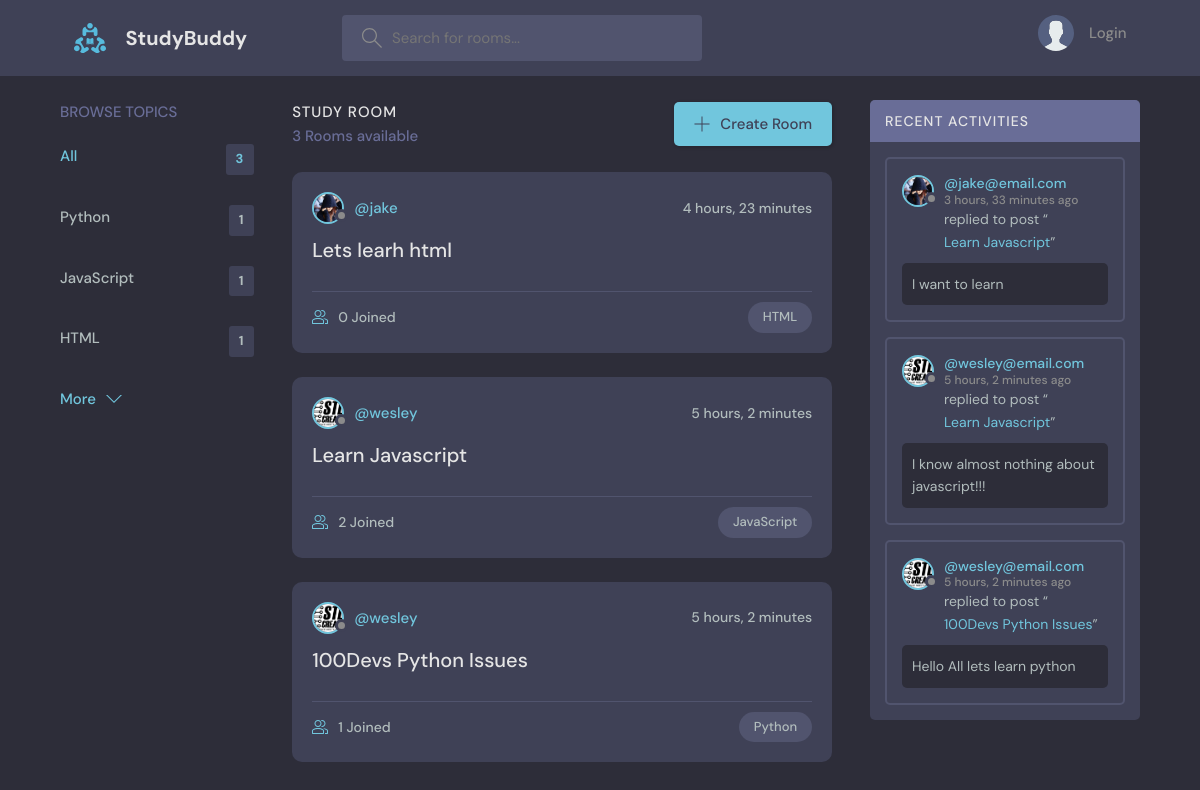
The page / on the database its author committed.
### base/models.py (models this page shows, shortened)
class Topic(models.Model):
    name = models.CharField(max_length=200)

class Room(models.Model):
    host = models.ForeignKey(User, on_delete=models.SET_NULL, null=True)
    topic = models.ForeignKey(Topic, on_delete=models.SET_NULL, null=True)
    name = models.CharField(max_length=200)
    description = models.TextField(null=True, blank=True)
    participants = models.ManyToManyField(
        User, related_name='participants', blank=True)
    updated = models.DateTimeField(auto_now=True)
    created = models.DateTimeField(auto_now_add=True)
    class Meta:
        ordering = ['-updated', '-created']
    def __str__(self):
        return self.name

class User(AbstractUser):
    name = models.CharField(max_length=200, null=True)
    email = models.EmailField(unique=True, null=True)
    bio = models.TextField(null=True)
    avatar = models.ImageField(null=True, default="avatar.svg")
    USERNAME_FIELD = 'email'
    REQUIRED_FIELDS = []

class Message(models.Model):
    user = models.ForeignKey(User, on_delete=models.CASCADE)
    room = models.ForeignKey(Room, on_delete=models.CASCADE)
    body = models.TextField()
    updated = models.DateTimeField(auto_now=True)
    created = models.DateTimeField(auto_now_add=True)
    class Meta:
        ordering = ['-updated', '-created']

### base/views.py (the view)
# urls.py: path('', views.home, name='home'),
def home(request):
    q = request.GET.get('q') if request.GET.get('q') != None else ''
    rooms = Room.objects.filter(
        Q(topic__name__icontains = q) |
        Q(name__icontains = q) |
        Q(description__icontains = q))
    topics = Topic.objects.all()[0:5]
    room_count = rooms.count()
    room_messages = Message.objects.filter(Q(room__topic__name__icontains = q))
    context = { 'rooms': rooms, 'topics': topics, 'room_count': room_count, 'room_messages': room_messages}
    return render(request, 'base/home.html', context)

### base/templates/base/home.html (shortened to what this page needs)
{% extends 'main.html' %}
{% block content %}
    <main class="layout layout--3">
      <div class="container">
        {% include 'base/topics_component.html' %}
        <div class="roomList">
          <div class="roomList__header">
            <div>
              <h2>Study Room</h2>
              <p>{{room_count}} Rooms available</p>
            </div>
            <a class="btn btn--main" href="{% url 'create-room' %}">
              <svg version="1.1" xmlns="http://www.w3.org/2000/svg" width="32" height="32" viewBox="0 0 32 32">
                <title>add</title>
                <path
                  d="M16.943 0.943h-1.885v14.115h-14.115v1.885h14.115v14.115h1.885v-14.115h14.115v-1.885h-14.115v-14.115z"
                ></path>
              </svg>
              Create Room
            </a>
          </div>
          {% include 'base/feed_component.html' %}
        </div>
        {% include 'base/activity_component.html' %}
      </div>
    </main>
{% endblock content %}

### base/templates/base/topics_component.html
<div class="topics">
    <div class="topics__header">
      <h2>Browse Topics</h2>
    </div>
    <ul class="topics__list">
      <li>
        <a href="{% url 'home' %}" class="active">All <span>{{topics.count}}</span></a>
      </li>
      {% for topic in topics %}
      <li>
        <a href="{%url 'home' %}?q={{topic.name}}">{{topic.name}} <span>{{topic.room_set.all.count}}</span></a>
      </li>
      {% endfor %}
    </ul>
    <a class="btn btn--link" href="{% url 'topics' %}">
      More
      <svg version="1.1" xmlns="http://www.w3.org/2000/svg" width="32" height="32" viewBox="0 0 32 32">
        <title>chevron-down</title>
        <path d="M16 21l-13-13h-3l16 16 16-16h-3l-13 13z"></path>
      </svg>
    </a>
  </div>

### base/templates/base/feed_component.html (shortened to what this page needs)
{% for room in rooms %}
<div class="roomListRoom">
    <div class="roomListRoom__header">
      <a href="{% url 'user-profile' room.host.id %}" class="roomListRoom__author">
        <div class="avatar avatar--small">
          <img src="{{room.host.avatar.url}}" />
        </div>
        <span>@{{room.host.username}}</span>
      </a>
      <div class="roomListRoom__actions">
        <span>{{room.created|timesince}}</span>
      </div>
    </div>
    <div class="roomListRoom__content">
      <a href="{% url 'room' room.id %}">{{room.name}}</a>
    </div>
    <div class="roomListRoom__meta">
      <a href="{% url 'room' room.id %}" class="roomListRoom__joined">
        {{room.participants.all.count}} Joined
      </a>
      <p class="roomListRoom__topic">{{room.topic.name}}</p>
    </div>
</div>
{% endfor %}

### base/templates/base/activity_component.html (shortened to what this page needs)
<div class="activities">
    <div class="activities__header">
      <h2>Recent Activities</h2>
    </div>
    {% for message in room_messages %}
    <div class="activities__box">
      <div class="activities__boxHeader roomListRoom__header">
        <a href="{% url 'user-profile' message.user.id %}" class="roomListRoom__author">
          <div class="avatar avatar--small">
            <img src="{{message.user.avatar.url}}" />
          </div>
          <p>
            @{{message.user}}
            <span>{{message.created|timesince}} ago</span>
          </p>
        </a>
      </div>
      <div class="activities__boxContent">
        <p>replied to post “<a href="{% url 'room' message.room.id %}">{{message.room}}</a>”</p>
        <div class="activities__boxRoomContent">
          {{message.body}}
        </div>
      </div>
    </div>
    {% endfor %}
</div>

### rows shown on the page
Topic: name "Python", room_set.all.count "1"
Topic: name "JavaScript", room_set.all.count "1"
Topic: name "HTML", room_set.all.count "1"
Room: host.avatar (placeholder picture), host.username "jake", created "4 hours, 23 minutes", name "Lets learh html", participants.all.count "0", topic.name "HTML"
Room: host.avatar (picture), host.username "wesley", created "5 hours, 2 minutes", name "Learn Javascript", participants.all.count "2", topic.name "JavaScript"
Room: host.avatar (picture), host.username "wesley", created "5 hours, 2 minutes", name "100Devs Python Issues", participants.all.count "1", topic.name "Python"
Message: user.avatar (placeholder picture), user "jake@email.com", created "3 hours, 33 minutes", room "Learn Javascript", body "I want to learn"
Message: user.avatar (picture), user "wesley@email.com", created "5 hours, 2 minutes", room "Learn Javascript", body "I know almost nothing about javascript!!!"
Message: user.avatar (picture), user "wesley@email.com", created "5 hours, 2 minutes", room "100Devs Python Issues", body "Hello All lets learn python"

### other values the page prints
{{ topics.count }} "3"
{{ room_count }} "3"
